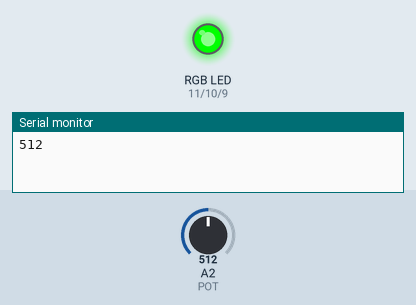
Recording of a sketch running on a simulated Arduino Uno, built with avr-gcc and run on an emulated ATmega328P. Shown: an RGB LED mixed from three pins (HIGH = lit), the last lines printed to the serial monitor. The test bench sets the inputs (shaded band); at power-on: A2 (POT) = 512.

Above: at 0.1 s.
At 20.1 s:
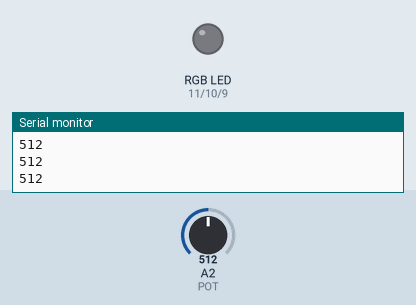
Timing chart, 0 to 21.6 s (numbered marks = the images above):
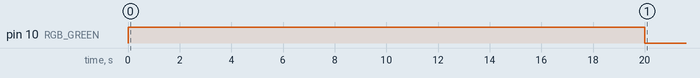

The sketch:

pot-threshold.ino
```cpp
const int POT = 2;
const int RGB_RED = 11;
const int RGB_GREEN = 10;
const int RGB_BLUE = 9;
int val = 0;
int i = 0;
void setup() {
  Serial.begin(115200);
  pinMode(POT, INPUT);
  pinMode(RGB_RED, OUTPUT);
  pinMode(RGB_GREEN, OUTPUT);
  pinMode(RGB_BLUE, OUTPUT);
  for(i = 0; i < 20; i++){
     val = analogRead(POT);
     Serial.println(val);
  if(val >= 0 & val < 320) {               //threshold 1
    digitalWrite(RGB_RED, HIGH);
    delay(1000);
    digitalWrite(RGB_RED, LOW);
  }else if(val >= 320 & val < 900) {       //threshold 2
    digitalWrite(RGB_GREEN, HIGH);
    delay(1000);
    digitalWrite(RGB_GREEN, LOW);
  }else if(val >= 900 & val <= 1023) {      //threshold 3
    digitalWrite(RGB_BLUE, HIGH);
    delay(1000);
    digitalWrite(RGB_BLUE, LOW);
  }
  }
}
void loop() {
}
```
